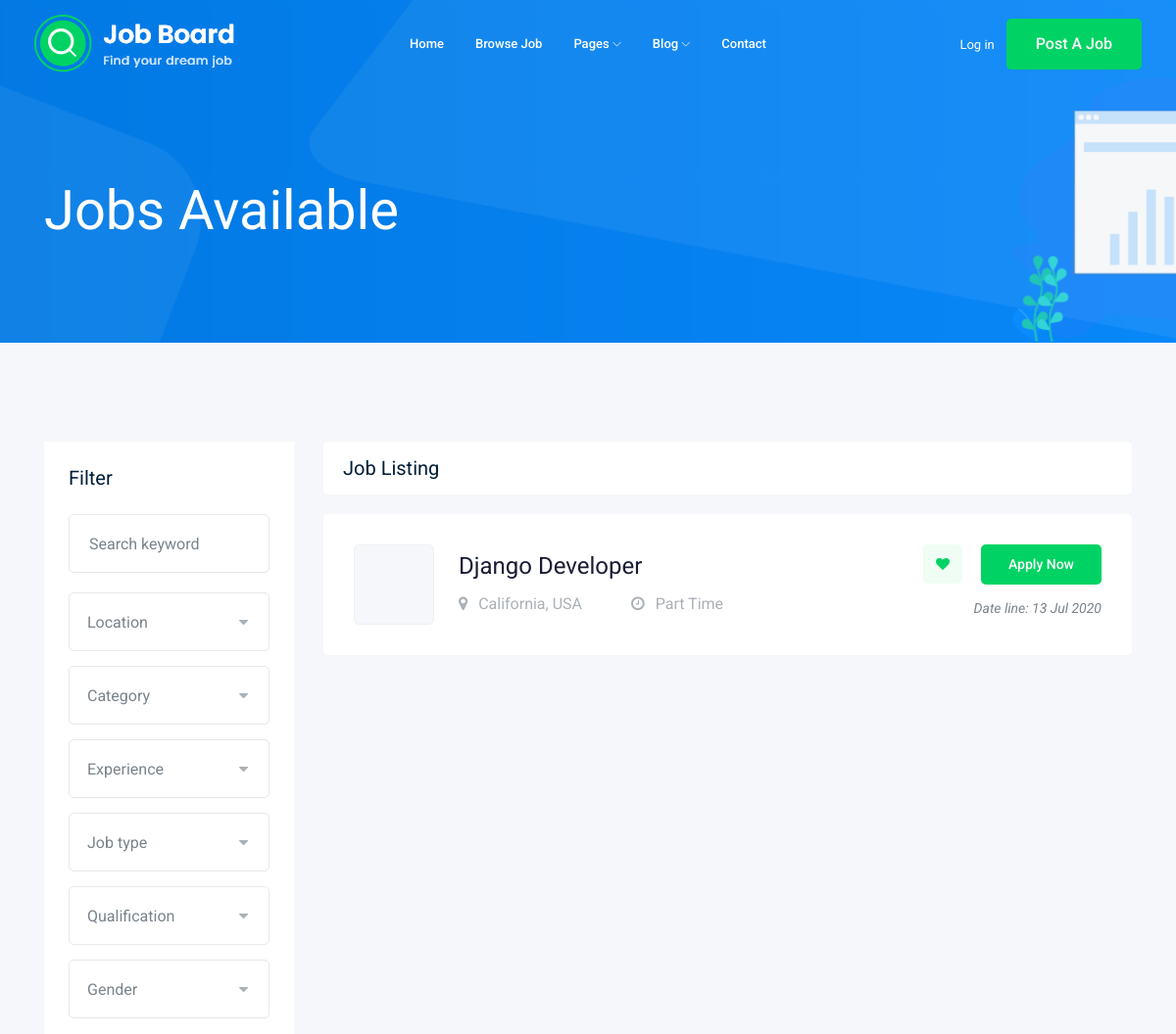
The page /jobs/?page=2 (upper part) on the database as committed earlier.
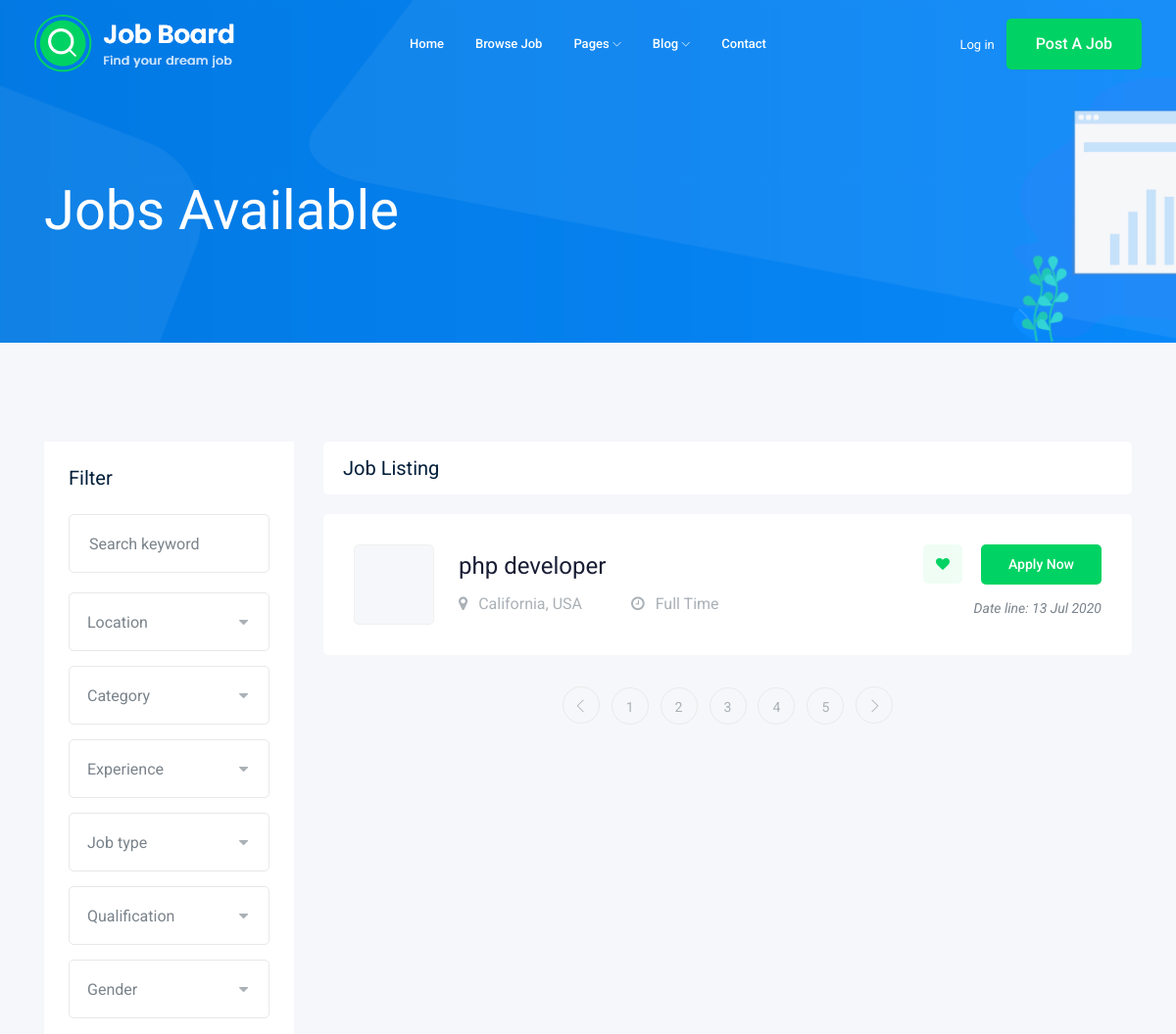
The same page on the database as committed later.
### job/models.py (models this page shows, shortened)
class Job(models.Model):
    title = models.CharField(max_length=50)
    job_type = models.CharField(max_length=15, choices=JOB_TYPE)
    description = models.TextField(max_length=1000)
    published_at = models.DateTimeField()
    vacancy = models.IntegerField(default=1)
    salary = models.IntegerField(default=0)
    experience = models.IntegerField(default=1)
    category = models.ForeignKey('Category', on_delete=models.CASCADE)
    image = models.ImageField(upload_to=image_upload)
    slug = models.SlugField(blank=True, null=True)
    def __str__(self):
        return self.title

### job/views.py (the view)
# urls.py: path('', views.job_list),
def job_list(request):
    job_list = Job.objects.all()
    paginator = Paginator(job_list, 1)
    page_number = request.GET.get('page')
    page_obj = paginator.get_page(page_number)
    context = {'jobs': page_obj}
    return render(request, 'job/job_list.html', context)

### job/templates/job/job_list.html (shortened to what this page needs)
{% extends 'base.html' %}
{% block body %}
    <div class="bradcam_area bradcam_bg_1">
        <div class="container">
            <div class="row">
                <div class="col-xl-12">
                    <div class="bradcam_text">
                        <h3>{{jobs.count}} Jobs Available</h3>
                    </div>
                </div>
            </div>
        </div>
    </div>
    <div class="job_listing_area plus_padding">
        <div class="container">
            <div class="row">
                <div class="col-lg-3">
                    <div class="job_filter white-bg">
                        <div class="form_inner white-bg">
                            <h3>Filter</h3>
                            <form action="#">
                                <div class="row">
                                    <div class="col-lg-12">
                                        <div class="single_field">
                                            <input type="text" placeholder="Search keyword">
                                        </div>
                                    </div>
                                    <div class="col-lg-12">
                                    </div>
                                    <div class="col-lg-12">
                                    </div>
                                    <div class="col-lg-12">
                                    </div>
                                    <div class="col-lg-12">
                                    </div>
                                    <div class="col-lg-12">
                                    </div>
                                    <div class="col-lg-12">
                                    </div>
                                </div>
                            </form>
                        </div>
                    </div>
                </div>
                <div class="col-lg-9">
                    <div class="recent_joblist_wrap">
                        <div class="recent_joblist white-bg ">
                            <div class="row align-items-center">
                                <div class="col-md-6">
                                    <h4>Job Listing</h4>
                                </div>
                            </div>
                        </div>
                    </div>
                    <div class="job_lists m-0">
                        <div class="row">
                            {% for job in jobs %}
                            <div class="col-lg-12 col-md-12">
                                <div class="single_jobs white-bg d-flex justify-content-between">
                                    <div class="jobs_left d-flex align-items-center">
                                        <div class="thumb">
                                        </div>
                                        <div class="jobs_conetent">
                                            <a href="{% url 'jobs:job_detail' job.slug %}"><h4>{{job}}</h4></a>
                                            <div class="links_locat d-flex align-items-center">
                                                <div class="location">
                                                    <p> <i class="fa fa-map-marker"></i> California, USA</p>
                                                </div>
                                                <div class="location">
                                                    <p> <i class="fa fa-clock-o"></i> {{job.job_type}}</p>
                                                </div>
                                            </div>
                                        </div>
                                    </div>
                                    <div class="jobs_right">
                                        <div class="apply_now">
                                            <a class="heart_mark" href="#"> <i class="fa fa-heart"></i> </a>
                                            <a href="{% url 'jobs:job_detail' job.slug %}" class="boxed-btn3">Apply Now</a>
                                        </div>
                                        <div class="date">
                                            <p>Date line: {{job.published_at|date:'d M o'}}</p>
                                        </div>
                                    </div>
                                </div>
                            </div>
                            {% endfor %}
                        </div>
                        {% if jobs.has_other_pages %}
                        <div class="row">
                            <div class="col-lg-12">
                                <div class="pagination_wrap">
                                    <ul>
                                    {% if jobs.has_previous %}
                                        <li><a href="?page={{ jobs.previous_page_number }}"> <i class="ti-angle-left"></i> </a></li>
                                    {% endif %}
                                    {% for i in jobs.paginator.page_range%}
                                        <li><a href="?page={{i}}"><span>{{ i }}</span></a></li>
                                    {% endfor %}
                                    {% if jobs.has_next %}
                                        <li><a href="?page={{ jobs.next_page_number }}"> <i class="ti-angle-right"></i> </a></li>
                                    {% endif %}
                                    </ul>
                                </div>
                            </div>
                        </div>
                        {% endif %}
                    </div>
                </div>
            </div>
        </div>
    </div>
{% endblock %}

### templates/base.html (shortened to what this page needs)
{% load static %}
<!doctype html>
<html class="no-js" lang="zxx">
<head>
    <link rel="stylesheet" href="{% static 'css/bootstrap.min.css' %}">
    <link rel="stylesheet" href="{% static 'css/owl.carousel.min.css' %}">
    <link rel="stylesheet" href="{% static 'css/magnific-popup.css' %}">
    <link rel="stylesheet" href="{% static 'css/font-awesome.min.css' %}">
    <link rel="stylesheet" href="{% static 'css/themify-icons.css' %}">
    <link rel="stylesheet" href="{% static 'css/nice-select.css' %}">
    <link rel="stylesheet" href="{% static 'css/flaticon.css' %}">
    <link rel="stylesheet" href="{% static 'css/jquery-ui.css' %}">
    <link rel="stylesheet" href="{% static 'css/gijgo.css' %}">
    <link rel="stylesheet" href="{% static 'css/animate.min.css' %}">
    <link rel="stylesheet" href="{% static 'css/slicknav.css' %}">
    <link rel="stylesheet" href="{% static 'css/style.css' %}">
</head>
<body>
    <header>
        <div class="header-area ">
            <div id="sticky-header" class="main-header-area">
                <div class="container-fluid ">
                    <div class="header_bottom_border">
                        <div class="row align-items-center">
                            <div class="col-xl-3 col-lg-2">
                                <div class="logo">
                                    <a href="index.html">
                                        <img src="img/logo.png" alt="">
                                    </a>
                                </div>
                            </div>
                            <div class="col-xl-6 col-lg-7">
                                <div class="main-menu  d-none d-lg-block">
                                    <nav>
                                        <ul id="navigation">
                                            <li><a href="index.html">home</a></li>
                                            <li><a href="jobs.html">Browse Job</a></li>
                                            <li><a href="#">pages <i class="ti-angle-down"></i></a>
                                            </li>
                                            <li><a href="#">blog <i class="ti-angle-down"></i></a>
                                            </li>
                                            <li><a href="contact.html">Contact</a></li>
                                        </ul>
                                    </nav>
                                </div>
                            </div>
                            <div class="col-xl-3 col-lg-3 d-none d-lg-block">
                                <div class="Appointment">
                                    <div class="phone_num d-none d-xl-block">
                                        <a href="#">Log in</a>
                                    </div>
                                    <div class="d-none d-lg-block">
                                        <a class="boxed-btn3" href="#">Post a Job</a>
                                    </div>
                                </div>
                            </div>
                            <div class="col-12">
                            </div>
                        </div>
                    </div>
                </div>
            </div>
        </div>
    </header>
    {% block body %}
    {% endblock  %}
</body>
</html>

Rows that differ between the two databases and show on the page:
no longer on this page (row edited): Job: title "Django Developer", job_type "Part Time", published_at "13 Jul 2020"
added Job: title "php developer", job_type "Full Time", published_at "13 Jul 2020"
Other text that changed with them:
new list line: "1"
new list line: "2"
new list line: "3"
new list line: "4"
new list line: "5"
